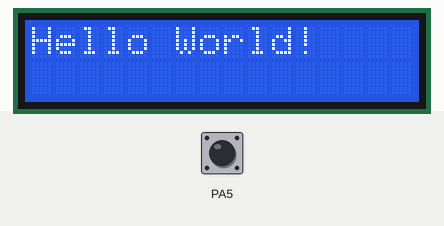
Simulated run of this program. Board: ATmega16, built with avr-gcc and emulated at 8 MHz. Shown: 16×2 character LCD. Wiring (inferred from the names in the program): character LCD (HD44780): RS PD2; E PD3; data PD4, PD5, PD6, PD7. Inputs (shaded band) come from the test bench; at power-on: PA5 HIGH.

Above: at 1.2 s.
1.3 s: PA5 pulsed LOW 5 times (0.12 s each, 0.3 s apart)
4.3 s: PA5 pulled LOW for 0.15 s
At 5.5 s:
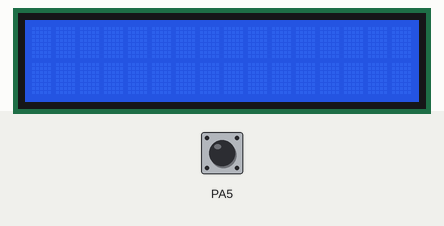
5.9 s: PA5 pulled LOW for 1 s
At 7.0 s:
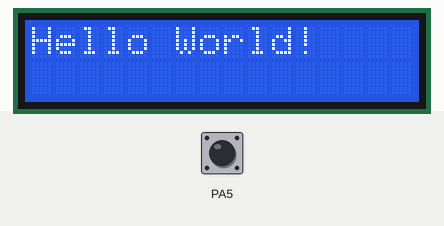
Timing chart, 0 to 8.9 s (numbered marks = the images above; inputs shaded):
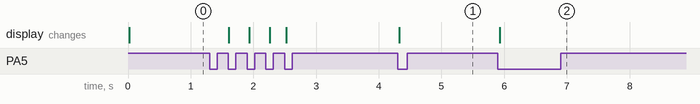

The program:

main.c
```c
/**
 * Target:  Lcd
 * Device:  ATmega16;
 * Board:   EasyAVR6;
 * Clock:   ext.clock 8 MHz
 *
 * Программа выводит на дисплей LCD16x2 приветственное сообщение "Hello World!"
 * По нажатию кнопки Cancel (PA5) экран дисплея включается и выключается
 */

#include "main.h"

volatile struct user_flags flags;

int main(void)
{
    /* PA5 - вход с PullUp (к нему подключена кнопка) */
    PORTA |= (1 << PA5);

    /**
     * Инициализация и включение таймера Т2
     * Режим: Normal; Предделитель: 1024; TOP = 0xFF
     * Разрешение прерывания по переполнению
     * ОС2(PD7) не подключен
     * Время переполнения:
     * t = 1024 * 256 / 8e6 = 32.768 мс; f = 8e6 / 1024 / 256 = 31 Гц
     */
    TIMSK |= (1 << TOIE2);
    TCCR2 = (1 << CS22) | (1 << CS21) | (1 << CS20);

    lcd_init();

    lcd_disp_str((uint8_t *)"Hello World!");

    sei();

    while (1)
    {
    }
}

/* End File */
```

interrupt.c
```c
#include <avr/io.h>
#include <avr/interrupt.h>

#include "main.h"
#include "lcd16x2.h"

/* Прерывание используется для обработки нажатий кнопок */
ISR(TIMER2_OVF_vect)
{
    if ((PINA & (1 << PINA5)) == 0)
    {
        if (flags.btn_lock == 0)
        {
            flags.btn_lock = 1;

            if (flags.lcd_on)
            {
                flags.lcd_on = 0;
                lcd_send_cmd(1 << LCD_ON);
            }
            else
            {
                flags.lcd_on = 1;
                lcd_send_cmd((1 << LCD_ON) | (1 << LCD_ON_D));
            }
        }
    }
    else
    {
        flags.btn_lock = 0;
    }
}

/* End File */
```

main.h
```c
#ifndef MAIN_H
#define MAIN_H

#include <avr/io.h>
#include <avr/interrupt.h>

#include "lcd16x2.h"

struct user_flags
{
    uint8_t btn_lock : 1;
    uint8_t lcd_on : 1;
};

extern volatile struct user_flags flags __attribute__((io(&EEDR)));

#endif

/* End File */
```

lcd16x2.c
```c
#include <util/delay.h>

#include "lcd16x2.h"

#define LCD_PORT PORTD  // Порт к которому подключен LCD дисплей
#define LCD_DDR  DDRD   // Выводы данных LCD должны быть подключены к старшим
#define LCD_PIN  PIND   // выводам порта микроконтроллера

#define LCD_DATA_MASK 0xF0  // Маска выводов данных дисплея

#define LCD_E  3  // Номер вывода E (запись данных в LCD осуществляется по спаду)
#define LCD_RS 2  // Номер вывода RS (1 - данные; 0 - инструкция)

#define LCD_PIN_MASK (LCD_DATA_MASK | (1 << LCD_RS) | (1 << LCD_E))

/**
 * Функция отправки полубайта данных/команды на дисплей
 * Код полубайта должен находится в старшем полубайте аргумента hfbyte
 *
 * \param hfbyte код полубайта данных/команды (старший полубайт)
 */
static inline void lcd_send_hfbyte(uint8_t hfbyte)
{
    LCD_PORT |= (1 << LCD_E);

    /* Выводы данных дисплея подключены к старшим разрядам порта МК */
    uint8_t temp = LCD_PORT;
    temp &= ~LCD_DATA_MASK;
    temp |= hfbyte;
    LCD_PORT = temp;

    LCD_PORT &= ~(1 << LCD_E);
}

/**
 * Функция отправки старшего полубайта команды на дисплей (используется при
 * инициализации). Код половины команды должен находится в старшем полубайте
 * аргумента hfcmd
 *
 * \param hfcmd старший полубайт команды
 */
static void lcd_send_hfcmd(uint8_t hfcmd)
{
    LCD_PORT &= ~(1 << LCD_RS);
    lcd_send_hfbyte(hfcmd);
}

/**
 * Функция отправки байта данных/команды на дисплей
 *
 * \param byte байт данных/команды
 */
static void lcd_send_byte(uint8_t byte)
{
    _delay_us(50);
    lcd_send_hfbyte(byte & 0xF0);
    lcd_send_hfbyte(byte << 4);
}

/**
 * Функция вывода на дисплей символа
 * Время выполнения составляет 50 мкс
 *
 * \param symbol код символа
 */
void lcd_send_char(uint8_t symbol)
{
    LCD_PORT |= (1 << LCD_RS);
    lcd_send_byte(symbol);
}

/**
 * Функция отправки команды на дисплей
 * Время выполнения команд "Очистка дисплея с установкой курсора в начало первой
 * строки" и "Установка курсора в начало первой строки" составляет 1.5 мс;
 * время выполнения остальных команд составляет 50 мкс.
 *
 * \param cmd код команды
 */
void lcd_send_cmd(uint8_t cmd)
{
    LCD_PORT &= ~(1 << LCD_RS);
    lcd_send_byte(cmd);
}

/* Функция инициализации дисплея LCD16x2 */
void lcd_init(void)
{
    /* Инициализация выводов, подключенных к дисплею как выходов */
    LCD_DDR |= LCD_PIN_MASK;

    /* Задержка не менее 15 мс, после подачи питания на дисплей */
    _delay_ms(15);

    /**
     * Инициализация дисплея и перевод его на 4-х битный интерфейс
     * согласно порядку, приведенному в datasheet
     * Пока не перевели на 4-битный интерфейс отправляем команды по полбайта
     * Отправка старшего полубайта команды настройки 8-битного интерфейса
     * Задержка не менее 4.1 мс
     * Отправка старшего полубайта команды настройки 8-битного интерфейса
     * Задержка не менее 100 мкс
     * Отправка старшего полубайта команды настройки 8-битного интерфейса
     * Задержка не менее 50 мкс
     * Отправка старшего полубайта команды настройки 4-битного интерфейса
     */
    lcd_send_hfcmd((1 << LCD_F) | (1 << LCD_F_DL));
    _delay_ms(5);
    lcd_send_hfcmd((1 << LCD_F) | (1 << LCD_F_DL));
    _delay_us(100);
    lcd_send_hfcmd((1 << LCD_F) | (1 << LCD_F_DL));
    _delay_us(50);
    lcd_send_hfcmd(1 << LCD_F);

    /**
     * Перевод дисплея на 4-битный интерфейс завершен. Теперь можно посылать
     * команды/данные по полному байту
     */

    /* Подтверждение 4-битного интерфейса */
    lcd_send_cmd(1 << LCD_F);

    /* Очистка дисплея, дисплей очищается не менее 1.5 мс */
    lcd_send_cmd(1 << LCD_CLR);
    _delay_ms(2);

    /* Включение экрана дисплея */
    lcd_send_cmd((1 << LCD_ON) | (1 << LCD_ON_D));
}

/**
 * Функция вывода на дисплей массива символов
 *
 * \param buf указатель на массив
 * \param size размер массива
 */
void lcd_disp_buf(uint8_t *buf, uint8_t size)
{
    do
    {
        lcd_send_char(*buf++);
    }
    while (--size);
}

/**
 * Функция вывода на дисплей строки
 *
 * \param str указатель на строку
 */
void lcd_disp_str(uint8_t *str)
{
    do
    {
        lcd_send_char(*str);
    }
    while (*++str);
}

/**
 * Функция изменения позиции курсора дисплея
 *
 * \param new_pos новая позиция курсора дисплея
 */
void lcd_mov_cursor(uint8_t new_pos)
{
    /* code */
}

/* End File */
```

lcd16x2.h
```c
#ifndef LCD16X2_H
#define LCD16X2_H

#include <avr/io.h>

/* Битовые поля для команд LCD дисплея */

/* Очистка дисплея с установкой курсора в начало первой строки */
#define LCD_CLR 0  // Старший бит инструкции (DB0)

/* Установка курсора в начало первой строки */
#define LCD_HOME 1  // Старший бит инструкции (DB1)

/* Установка направления вывода символов, разрешение сдвига экрана */
#define LCD_MODE     2  // Старший бит инструкции (DB2)
#define LCD_MODE_I_D 1  // Направление вывода символов (DB1)
                        // 0: справа налево; 1: слева направо
#define LCD_MODE_SH 0   // Разрешение сдвига экрана при выводе символов (DB0)

/* Включение/выключение дисплея и отображения курсора */
#define LCD_ON   3  // Старший бит инструкции (DB3)
#define LCD_ON_D 2  // Включение дисплея (DB2)
#define LCD_ON_C 1  // Включение курсора (DB1)
#define LCD_ON_B 0  // Включение мигания курсора (DB0)

/* Сдвиг курсора и экрана */
#define LCD_SHIFT     4  // Старший бит инструкции (DB4)
#define LCD_SHIFT_S_C 3  // Разрешение сдвига экрана (DB3)
                         // 0: сдвиг только курсора; 1: сдвиг курсора и экрана
#define LCD_SHIFT_R_L 2  // Направление сдвига (DB2)
                         // 0: сдвиг влево; 1: сдвиг вправо

/* Настройка интерфейса, количества строк для вывода, размера шрифта */
#define LCD_F    5  // Старший бит инструкции (DB5)
#define LCD_F_DL 4  // Выбор интерфейса (DB4)
                    // 0: 4-битный интерфейс; 1: 8-битный интерфейс
#define LCD_F_N 3   // Количество строк для вывода (DB3)
                    // 0: 1 строка; 1: 2 строки
#define LCD_F_F 2   // Размер шрифта (DB2) 0: 5х8 пикселей; 1: 5х11 пикселей

/* Запись адреса DDRAM памяти в адресный указатель */
#define LCD_DDRAM 7  // Старший бит инструкции (DB7)

void lcd_init(void);
void lcd_disp_buf(uint8_t *buf, uint8_t size);
void lcd_disp_str(uint8_t *str);
void lcd_mov_cursor(uint8_t new_pos);
void lcd_send_cmd(uint8_t cmd);
void lcd_send_char(uint8_t data);

#endif

/* End File */
```

Measured:
- after the input at 4.3 s, the display: changes at once (image 1)
- after the input at 5.9 s, the display: changes at once (image 2)
